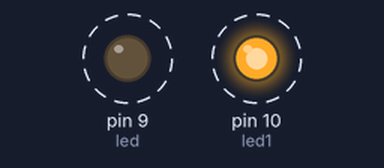
A sketch run on a simulated Arduino Uno, built with avr-gcc and run on an emulated ATmega328P. Parts: output pins drawn as LEDs (lit = HIGH). Dashed ring = blinking.

Above: at 0.12 s.
Timing chart, 0 to 3.0 s (numbered marks = the images above):
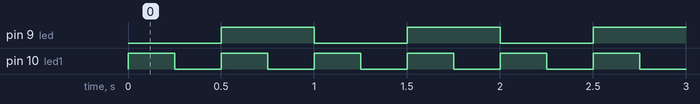

The sketch:

63010870_12.ino
```cpp
int led = 9;
int led1 = 10;
void setup() {
  pinMode(led,OUTPUT);
  pinMode(led1,OUTPUT);
  Serial.begin(9600);

}

void loop() {
  digitalWrite(led1,HIGH);
  delay(250);
  digitalWrite(led1,LOW);
  delay(250);
  ////////////////////////////////
   digitalWrite(led,HIGH);
   digitalWrite(led1,HIGH);
  delay(250);
  digitalWrite(led1,LOW);
  delay(250);
  digitalWrite(led,LOW);


}
```

Measured:
- by itself, pin 9 (led): alternates HIGH for 0.50 s and LOW for 0.50 s
- by itself, pin 10 (led1): alternates HIGH for 0.25 s and LOW for 0.25 s
- by itself, everything shown: repeats every 1.0 s, in 4 steps
